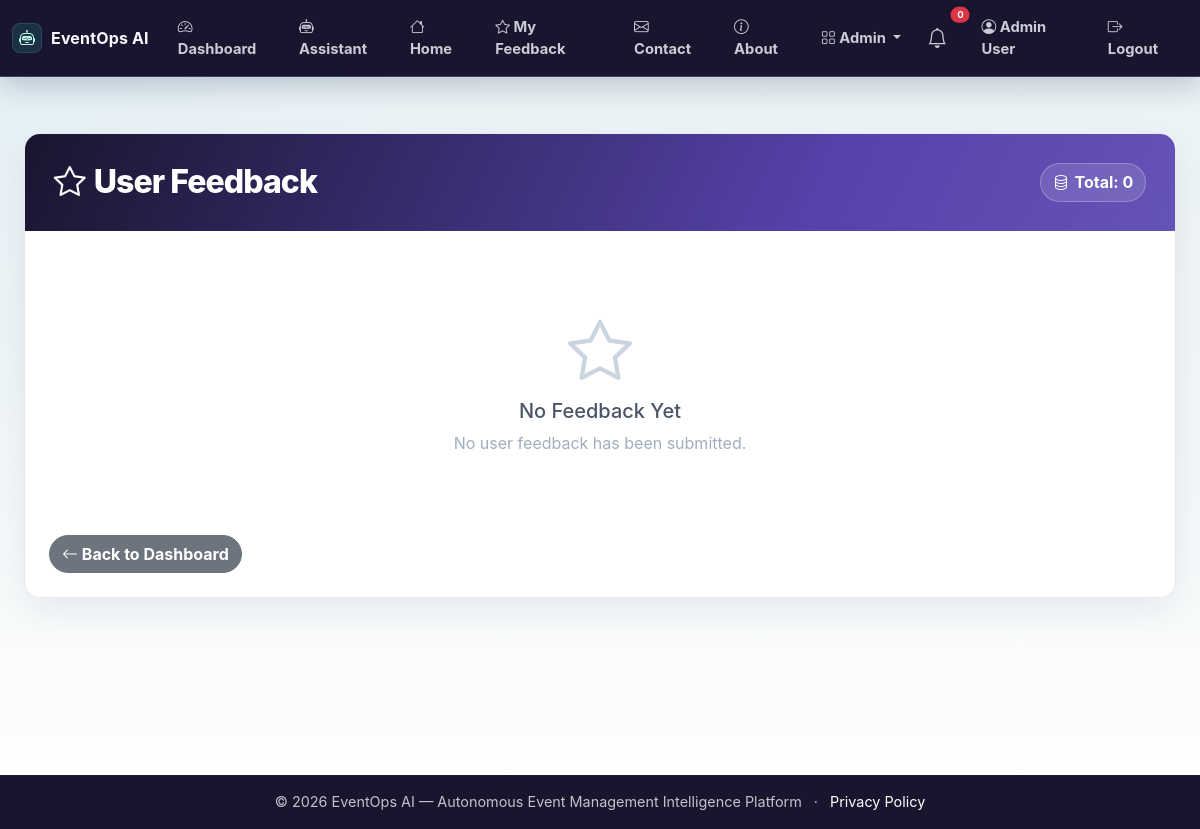
Page /admin/feedback (signed in) on the earlier database version.
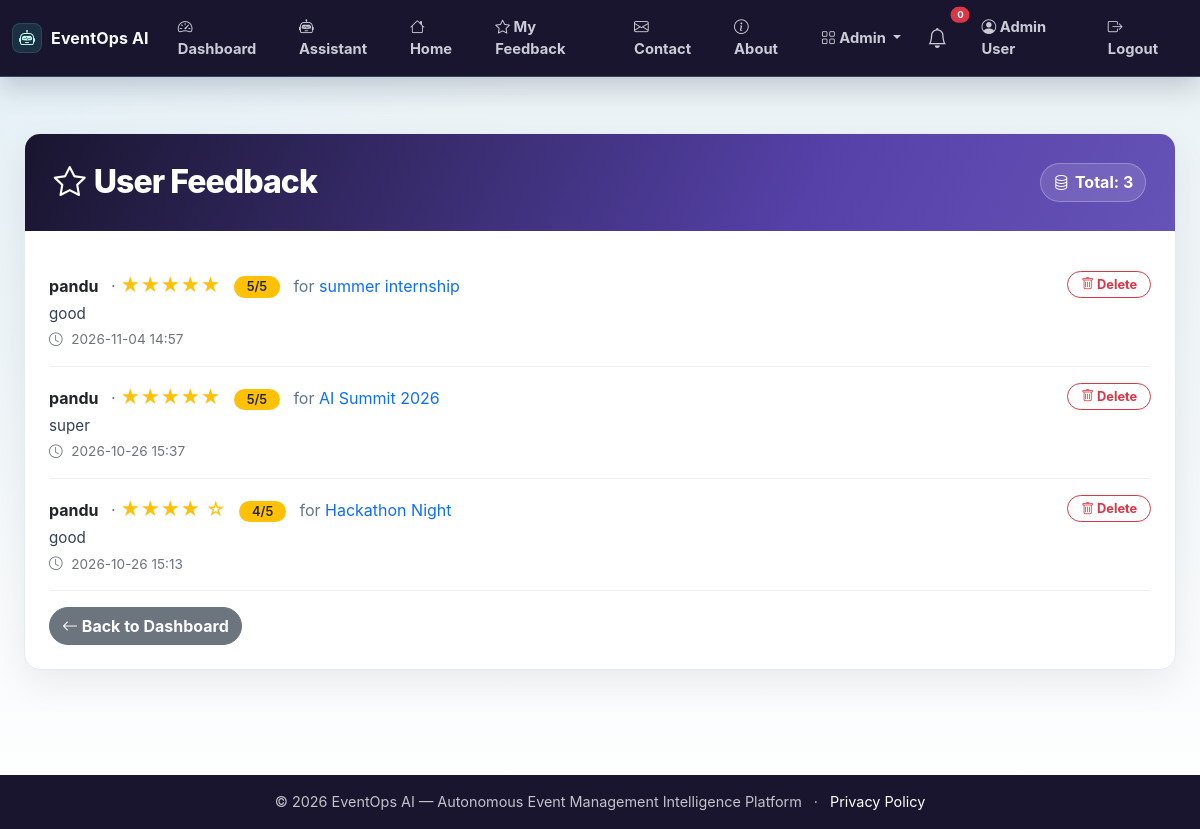
Same page on the later database version.
### app.py (models this page shows, shortened)
class Feedback(db.Model):
    __tablename__ = 'feedback'
    __table_args__ = {'extend_existing': True}
    id = db.Column(db.Integer, primary_key=True)
    user_id = db.Column(db.Integer, db.ForeignKey('user.id'), nullable=False)
    event_id = db.Column(db.Integer, db.ForeignKey('event.id'), nullable=False)
    rating = db.Column(db.Integer, nullable=False)
    comment = db.Column(db.Text)
    created_at = db.Column(db.DateTime, default=lambda: datetime.now(timezone.utc))
    user = db.relationship('User', backref='feedbacks')
    event = db.relationship('Event', backref='feedbacks')

class User(UserMixin, db.Model):
    id = db.Column(db.Integer, primary_key=True)
    name = db.Column(db.String(100), nullable=False)
    email = db.Column(db.String(100), unique=True, nullable=False)
    password_hash = db.Column(db.String(200), nullable=False)
    role = db.Column(db.String(20), default='user')
    created_at = db.Column(db.DateTime, default=lambda: datetime.now(timezone.utc))

class Event(db.Model):
    id = db.Column(db.Integer, primary_key=True)
    title = db.Column(db.String(200), nullable=False)
    description = db.Column(db.Text)
    date = db.Column(db.String(50))
    time = db.Column(db.String(50))
    location = db.Column(db.String(200))
    capacity = db.Column(db.Integer)
    status = db.Column(db.String(20), default='upcoming')
    created_at = db.Column(db.DateTime, default=lambda: datetime.now(timezone.utc))

### app.py (the view)
@app.route('/admin/feedback')
@login_required
def admin_feedback():
    if current_user.role != 'admin':
        abort(403)
    feedbacks = Feedback.query.order_by(Feedback.created_at.desc()).all()
    return render_template('admin_feedback.html', feedbacks=feedbacks)

### app.py (called while the page is built)
@app.context_processor
def inject_unread_notification_count():
    if current_user.is_authenticated:
        count = Notification.query.filter_by(user_id=current_user.id, read=False).count()
    else:
        count = 0
    return {'unread_notification_count': count}

@login_manager.user_loader
def load_user(user_id):
    return User.query.get(int(user_id))

### templates/admin_feedback.html (shortened to what this page needs)
{% extends "base.html" %}
{% block content %}
<div class="admin-wrapper">
    <div class="container-fluid">
        <div class="card admin-card">
            <div class="card-header d-flex flex-wrap justify-content-between align-items-center">
                <h2 class="mb-0"><i class="bi bi-star me-2"></i>User Feedback</h2>
                <span class="total-badge"><i class="bi bi-database"></i> Total: {{ feedbacks|length }}</span>
            </div>
            <div class="card-body">
                {% if feedbacks %}
                    {% for fb in feedbacks %}
                    <div class="feedback-item">
                        <div style="flex:1;">
                            <div>
                                <strong>{{ fb.user.name }}</strong>
                                <span class="text-muted ms-2">·</span>
                                <span class="feedback-rating">
                                    {% for i in range(fb.rating) %}★{% endfor %}
                                    {% for i in range(5 - fb.rating) %}☆{% endfor %}
                                    <span class="rating-badge ms-2">{{ fb.rating }}/5</span>
                                </span>
                                <span class="text-muted ms-2">for <a href="{{ url_for('event_detail', event_id=fb.event_id) }}">{{ fb.event.title }}</a></span>
                            </div>
                            <div class="feedback-comment">{{ fb.comment or 'No comment provided.' }}</div>
                            <div class="feedback-meta mt-1">
                                <i class="bi bi-clock"></i> {{ fb.created_at.strftime('%Y-%m-%d %H:%M') }}
                            </div>
                        </div>
                        <div>
                            <a href="{{ url_for('admin_feedback_delete', feedback_id=fb.id) }}" class="btn btn-outline-danger btn-delete" onclick="return confirm('Delete this feedback?')">
                                <i class="bi bi-trash"></i> Delete
                            </a>
                        </div>
                    </div>
                    {% endfor %}
                {% else %}
                    <div class="empty-state">
                        <i class="bi bi-star"></i>
                        <h5>No Feedback Yet</h5>
                        <p>No user feedback has been submitted.</p>
                    </div>
                {% endif %}
                <div class="mt-3">
                    <a href="{{ url_for('dashboard') }}" class="btn btn-secondary">
                        <i class="bi bi-arrow-left"></i> Back to Dashboard
                    </a>
                </div>
            </div>
        </div>
    </div>
</div>
{% endblock %}

Differences in the rows shown:
added Feedback: user.name "pandu", rating "5", event "summer internship", comment "good", created_at "2026-11-04 14:57"
added Feedback: user.name "pandu", rating "5", event "AI Summit 2026", comment "super", created_at "2026-10-26 15:37"
added Feedback: user.name "pandu", rating "4", event "Hackathon Night", comment "good", created_at "2026-10-26 15:13"
Other differences:
{{ feedbacks|length }}: "0" → "3"
text no longer shown: "No Feedback Yet No user feedback has been submitted."
